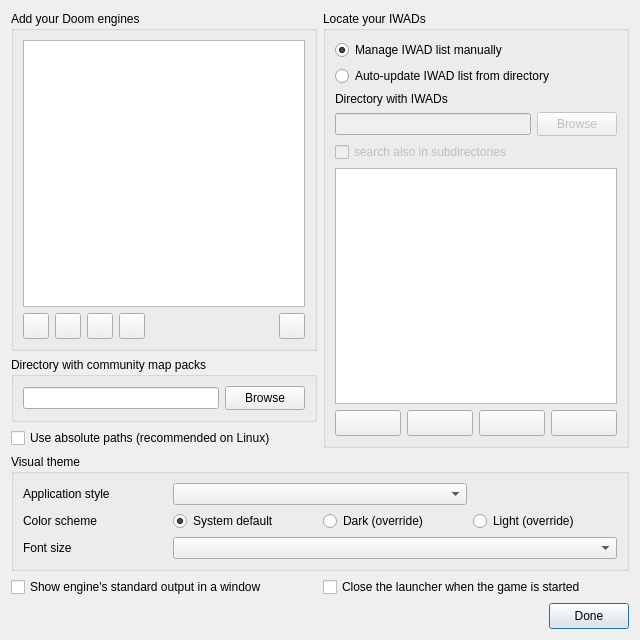
<?xml version="1.0" encoding="UTF-8"?>
<ui version="4.0">
 <class>SetupDialog</class>
 <widget class="QDialog" name="SetupDialog">
  <property name="windowModality">
   <enum>Qt::WindowModal</enum>
  </property>
  <property name="geometry">
   <rect>
    <x>0</x>
    <y>0</y>
    <width>640</width>
    <height>640</height>
   </rect>
  </property>
  <property name="windowTitle">
   <string>Initial setup</string>
  </property>
  <layout class="QVBoxLayout" name="verticalLayout_3">
   <item>
    <layout class="QHBoxLayout" name="horizontalLayout_8">
     <item>
      <layout class="QVBoxLayout" name="verticalLayout">
       <item>
        <widget class="QGroupBox" name="engineGrpBox">
         <property name="title">
          <string>Add your Doom engines</string>
         </property>
         <layout class="QVBoxLayout" name="verticalLayout_4">
          <item>
           <widget class="ExtendedListView" name="engineListView"/>
          </item>
          <item>
           <layout class="QHBoxLayout" name="horizontalLayout_5">
            <item>
             <widget class="QToolButton" name="engineBtnAdd">
              <property name="sizePolicy">
               <sizepolicy hsizetype="Minimum" vsizetype="Fixed">
                <horstretch>0</horstretch>
                <verstretch>0</verstretch>
               </sizepolicy>
              </property>
              <property name="minimumSize">
               <size>
                <width>26</width>
                <height>26</height>
               </size>
              </property>
              <property name="toolTip">
               <string>add new engine (Ins)</string>
              </property>
              <property name="icon">
               <iconset resource="../Resources/Resources.qrc">
                <normaloff>:/AddItem.png</normaloff>:/AddItem.png</iconset>
              </property>
             </widget>
            </item>
            <item>
             <widget class="QToolButton" name="engineBtnDel">
              <property name="sizePolicy">
               <sizepolicy hsizetype="Minimum" vsizetype="Fixed">
                <horstretch>0</horstretch>
                <verstretch>0</verstretch>
               </sizepolicy>
              </property>
              <property name="minimumSize">
               <size>
                <width>26</width>
                <height>26</height>
               </size>
              </property>
              <property name="toolTip">
               <string>remove selected engine (Del)</string>
              </property>
              <property name="icon">
               <iconset resource="../Resources/Resources.qrc">
                <normaloff>:/DeleteItem.png</normaloff>:/DeleteItem.png</iconset>
              </property>
             </widget>
            </item>
            <item>
             <widget class="QToolButton" name="engineBtnUp">
              <property name="sizePolicy">
               <sizepolicy hsizetype="Minimum" vsizetype="Fixed">
                <horstretch>0</horstretch>
                <verstretch>0</verstretch>
               </sizepolicy>
              </property>
              <property name="minimumSize">
               <size>
                <width>26</width>
                <height>26</height>
               </size>
              </property>
              <property name="toolTip">
               <string>move selected engine up (Ctrl+Up)</string>
              </property>
              <property name="icon">
               <iconset resource="../Resources/Resources.qrc">
                <normaloff>:/MoveUp.png</normaloff>:/MoveUp.png</iconset>
              </property>
             </widget>
            </item>
            <item>
             <widget class="QToolButton" name="engineBtnDown">
              <property name="sizePolicy">
               <sizepolicy hsizetype="Minimum" vsizetype="Fixed">
                <horstretch>0</horstretch>
                <verstretch>0</verstretch>
               </sizepolicy>
              </property>
              <property name="minimumSize">
               <size>
                <width>26</width>
                <height>26</height>
               </size>
              </property>
              <property name="toolTip">
               <string>move selected engine down (Ctrl+Down)</string>
              </property>
              <property name="icon">
               <iconset resource="../Resources/Resources.qrc">
                <normaloff>:/MoveDown.png</normaloff>:/MoveDown.png</iconset>
              </property>
             </widget>
            </item>
            <item>
             <spacer name="engineBtnRightSpacer">
              <property name="orientation">
               <enum>Qt::Horizontal</enum>
              </property>
              <property name="sizeHint" stdset="0">
               <size>
                <width>40</width>
                <height>20</height>
               </size>
              </property>
             </spacer>
            </item>
            <item>
             <widget class="QToolButton" name="engineBtnAutoDetect">
              <property name="sizePolicy">
               <sizepolicy hsizetype="Minimum" vsizetype="Fixed">
                <horstretch>0</horstretch>
                <verstretch>0</verstretch>
               </sizepolicy>
              </property>
              <property name="minimumSize">
               <size>
                <width>26</width>
                <height>26</height>
               </size>
              </property>
              <property name="toolTip">
               <string>Search the system for installed Doom engines</string>
              </property>
              <property name="icon">
               <iconset resource="../Resources/Resources.qrc">
                <normaloff>:/AutoDetect.png</normaloff>:/AutoDetect.png</iconset>
              </property>
             </widget>
            </item>
           </layout>
          </item>
         </layout>
        </widget>
       </item>
       <item>
        <widget class="QGroupBox" name="mapDirGrpBox">
         <property name="title">
          <string>Directory with community map packs</string>
         </property>
         <layout class="QVBoxLayout" name="verticalLayout_6">
          <item>
           <layout class="QHBoxLayout" name="horizontalLayout_2">
            <item>
             <widget class="QLineEdit" name="mapDirLine"/>
            </item>
            <item>
             <widget class="QPushButton" name="mapDirBtn">
              <property name="minimumSize">
               <size>
                <width>0</width>
                <height>24</height>
               </size>
              </property>
              <property name="text">
               <string>Browse</string>
              </property>
              <property name="icon">
               <iconset resource="../Resources/Resources.qrc">
                <normaloff>:/Browse.png</normaloff>:/Browse.png</iconset>
              </property>
              <property name="autoDefault">
               <bool>false</bool>
              </property>
             </widget>
            </item>
           </layout>
          </item>
         </layout>
        </widget>
       </item>
       <item>
        <widget class="QCheckBox" name="absolutePathsChkBox">
         <property name="text">
          <string>Use absolute paths (recommended on Linux)</string>
         </property>
        </widget>
       </item>
      </layout>
     </item>
     <item>
      <layout class="QVBoxLayout" name="verticalLayout_2">
       <item>
        <widget class="QGroupBox" name="iwadGrpBox">
         <property name="title">
          <string>Locate your IWADs</string>
         </property>
         <layout class="QVBoxLayout" name="verticalLayout_5">
          <item>
           <widget class="QRadioButton" name="manageIWADs_manual">
            <property name="text">
             <string>Manage IWAD list manually</string>
            </property>
            <property name="checked">
             <bool>true</bool>
            </property>
           </widget>
          </item>
          <item>
           <widget class="QRadioButton" name="manageIWADs_auto">
            <property name="text">
             <string>Auto-update IWAD list from directory</string>
            </property>
            <property name="checked">
             <bool>false</bool>
            </property>
           </widget>
          </item>
          <item>
           <widget class="QLabel" name="iwadDirLabel">
            <property name="text">
             <string>Directory with IWADs</string>
            </property>
           </widget>
          </item>
          <item>
           <layout class="QHBoxLayout" name="horizontalLayout_4">
            <item>
             <widget class="QLineEdit" name="iwadDirLine">
              <property name="enabled">
               <bool>false</bool>
              </property>
             </widget>
            </item>
            <item>
             <widget class="QPushButton" name="iwadDirBtn">
              <property name="enabled">
               <bool>false</bool>
              </property>
              <property name="minimumSize">
               <size>
                <width>0</width>
                <height>24</height>
               </size>
              </property>
              <property name="text">
               <string>Browse</string>
              </property>
              <property name="icon">
               <iconset resource="../Resources/Resources.qrc">
                <normaloff>:/Browse.png</normaloff>:/Browse.png</iconset>
              </property>
             </widget>
            </item>
           </layout>
          </item>
          <item>
           <widget class="QCheckBox" name="iwadSubdirs">
            <property name="enabled">
             <bool>false</bool>
            </property>
            <property name="text">
             <string>search also in subdirectories</string>
            </property>
           </widget>
          </item>
          <item>
           <widget class="ExtendedListView" name="iwadListView"/>
          </item>
          <item>
           <layout class="QHBoxLayout" name="horizontalLayout_6">
            <item>
             <widget class="QToolButton" name="iwadBtnAdd">
              <property name="sizePolicy">
               <sizepolicy hsizetype="Minimum" vsizetype="Fixed">
                <horstretch>0</horstretch>
                <verstretch>0</verstretch>
               </sizepolicy>
              </property>
              <property name="minimumSize">
               <size>
                <width>26</width>
                <height>26</height>
               </size>
              </property>
              <property name="toolTip">
               <string>add new IWAD</string>
              </property>
              <property name="icon">
               <iconset resource="../Resources/Resources.qrc">
                <normaloff>:/AddItem.png</normaloff>:/AddItem.png</iconset>
              </property>
             </widget>
            </item>
            <item>
             <widget class="QToolButton" name="iwadBtnDel">
              <property name="sizePolicy">
               <sizepolicy hsizetype="Minimum" vsizetype="Fixed">
                <horstretch>0</horstretch>
                <verstretch>0</verstretch>
               </sizepolicy>
              </property>
              <property name="minimumSize">
               <size>
                <width>26</width>
                <height>26</height>
               </size>
              </property>
              <property name="toolTip">
               <string>remove selected IWAD</string>
              </property>
              <property name="icon">
               <iconset resource="../Resources/Resources.qrc">
                <normaloff>:/DeleteItem.png</normaloff>:/DeleteItem.png</iconset>
              </property>
             </widget>
            </item>
            <item>
             <widget class="QToolButton" name="iwadBtnUp">
              <property name="sizePolicy">
               <sizepolicy hsizetype="Minimum" vsizetype="Fixed">
                <horstretch>0</horstretch>
                <verstretch>0</verstretch>
               </sizepolicy>
              </property>
              <property name="minimumSize">
               <size>
                <width>26</width>
                <height>26</height>
               </size>
              </property>
              <property name="toolTip">
               <string>move selected IWAD up (Ctrl+Up)</string>
              </property>
              <property name="icon">
               <iconset resource="../Resources/Resources.qrc">
                <normaloff>:/MoveUp.png</normaloff>:/MoveUp.png</iconset>
              </property>
             </widget>
            </item>
            <item>
             <widget class="QToolButton" name="iwadBtnDown">
              <property name="sizePolicy">
               <sizepolicy hsizetype="Minimum" vsizetype="Fixed">
                <horstretch>0</horstretch>
                <verstretch>0</verstretch>
               </sizepolicy>
              </property>
              <property name="minimumSize">
               <size>
                <width>26</width>
                <height>26</height>
               </size>
              </property>
              <property name="toolTip">
               <string>move selected mod down (Ctrl+Down)</string>
              </property>
              <property name="icon">
               <iconset resource="../Resources/Resources.qrc">
                <normaloff>:/MoveDown.png</normaloff>:/MoveDown.png</iconset>
              </property>
             </widget>
            </item>
           </layout>
          </item>
         </layout>
        </widget>
       </item>
      </layout>
     </item>
    </layout>
   </item>
   <item>
    <widget class="QGroupBox" name="themeGrpBox">
     <property name="sizePolicy">
      <sizepolicy hsizetype="Preferred" vsizetype="Fixed">
       <horstretch>0</horstretch>
       <verstretch>0</verstretch>
      </sizepolicy>
     </property>
     <property name="title">
      <string>Visual theme</string>
     </property>
     <layout class="QGridLayout" name="gridLayout">
      <item row="0" column="0">
       <widget class="QLabel" name="styleLabel">
        <property name="text">
         <string>Application style</string>
        </property>
       </widget>
      </item>
      <item row="0" column="1" colspan="2">
       <widget class="QComboBox" name="styleCmbBox">
        <property name="minimumSize">
         <size>
          <width>140</width>
          <height>0</height>
         </size>
        </property>
       </widget>
      </item>
      <item row="1" column="0">
       <widget class="QLabel" name="schemeLabel">
        <property name="text">
         <string>Color scheme</string>
        </property>
       </widget>
      </item>
      <item row="1" column="1">
       <widget class="QRadioButton" name="schemeBtn_system">
        <property name="text">
         <string>System default</string>
        </property>
        <property name="checked">
         <bool>true</bool>
        </property>
       </widget>
      </item>
      <item row="1" column="2">
       <widget class="QRadioButton" name="schemeBtn_dark">
        <property name="text">
         <string>Dark (override)</string>
        </property>
       </widget>
      </item>
      <item row="1" column="3">
       <widget class="QRadioButton" name="schemeBtn_light">
        <property name="text">
         <string>Light (override)</string>
        </property>
       </widget>
      </item>
      <item row="2" column="0">
       <widget class="QLabel" name="fontSizeLabel">
        <property name="text">
         <string>Font size</string>
        </property>
       </widget>
      </item>
      <item row="2" column="1" colspan="3">
       <widget class="QComboBox" name="fontScaleCmbBox">
        <property name="minimumSize">
         <size>
          <width>140</width>
          <height>0</height>
         </size>
        </property>
       </widget>
      </item>
     </layout>
    </widget>
   </item>
   <item>
    <layout class="QHBoxLayout" name="horizontalLayout_7">
     <item>
      <widget class="QCheckBox" name="showEngineOutputChkBox">
       <property name="text">
        <string>Show engine's standard output in a window</string>
       </property>
      </widget>
     </item>
     <item>
      <widget class="QCheckBox" name="closeOnLaunchChkBox">
       <property name="text">
        <string>Close the launcher when the game is started</string>
       </property>
      </widget>
     </item>
    </layout>
   </item>
   <item>
    <layout class="QHBoxLayout" name="horizontalLayout">
     <item>
      <spacer name="horizontalSpacer">
       <property name="orientation">
        <enum>Qt::Horizontal</enum>
       </property>
       <property name="sizeHint" stdset="0">
        <size>
         <width>0</width>
         <height>0</height>
        </size>
       </property>
      </spacer>
     </item>
     <item>
      <widget class="QPushButton" name="doneBtn">
       <property name="enabled">
        <bool>true</bool>
       </property>
       <property name="sizePolicy">
        <sizepolicy hsizetype="Minimum" vsizetype="Fixed">
         <horstretch>0</horstretch>
         <verstretch>0</verstretch>
        </sizepolicy>
       </property>
       <property name="minimumSize">
        <size>
         <width>26</width>
         <height>26</height>
        </size>
       </property>
       <property name="text">
        <string>Done</string>
       </property>
       <property name="icon">
        <iconset resource="../Resources/Resources.qrc">
         <normaloff>:/Checkmark.png</normaloff>:/Checkmark.png</iconset>
       </property>
       <property name="default">
        <bool>true</bool>
       </property>
      </widget>
     </item>
    </layout>
   </item>
  </layout>
 </widget>
 <customwidgets>
  <customwidget>
   <class>ExtendedListView</class>
   <extends>QListView</extends>
   <header location="global">Sources/Widgets/ExtendedListView.hpp</header>
  </customwidget>
 </customwidgets>
 <resources>
  <include location="../Resources/Resources.qrc"/>
 </resources>
 <connections/>
</ui>
